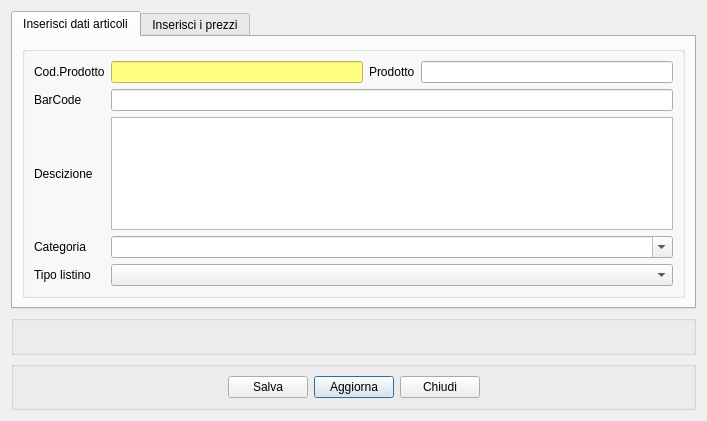
<?xml version="1.0" encoding="UTF-8"?>
<ui version="4.0">
 <class>fattura_rg_art</class>
 <widget class="QDialog" name="fattura_rg_art">
  <property name="geometry">
   <rect>
    <x>0</x>
    <y>0</y>
    <width>707</width>
    <height>411</height>
   </rect>
  </property>
  <property name="sizePolicy">
   <sizepolicy hsizetype="Preferred" vsizetype="Preferred">
    <horstretch>0</horstretch>
    <verstretch>0</verstretch>
   </sizepolicy>
  </property>
  <property name="maximumSize">
   <size>
    <width>16777215</width>
    <height>453</height>
   </size>
  </property>
  <property name="windowTitle">
   <string>Dialog</string>
  </property>
  <layout class="QGridLayout" name="gridLayout_3">
   <item row="0" column="0">
    <widget class="QTabWidget" name="tabWidget">
     <property name="currentIndex">
      <number>0</number>
     </property>
     <widget class="QWidget" name="tab">
      <attribute name="title">
       <string>Inserisci dati articoli</string>
      </attribute>
      <layout class="QGridLayout" name="gridLayout_4">
       <item row="0" column="0">
        <widget class="QGroupBox" name="groupBox_3">
         <property name="title">
          <string/>
         </property>
         <layout class="QGridLayout" name="gridLayout_7">
          <item row="0" column="0">
           <widget class="QLabel" name="label">
            <property name="text">
             <string>Cod.Prodotto</string>
            </property>
           </widget>
          </item>
          <item row="0" column="1">
           <widget class="QLineEdit" name="cod_art">
            <property name="sizePolicy">
             <sizepolicy hsizetype="Expanding" vsizetype="Minimum">
              <horstretch>0</horstretch>
              <verstretch>0</verstretch>
             </sizepolicy>
            </property>
            <property name="styleSheet">
             <string notr="true">background-color:rgb(255, 255, 127)</string>
            </property>
           </widget>
          </item>
          <item row="0" column="2">
           <widget class="QLabel" name="label_2">
            <property name="text">
             <string>Prodotto</string>
            </property>
           </widget>
          </item>
          <item row="0" column="3">
           <widget class="QLineEdit" name="art_nom">
            <property name="sizePolicy">
             <sizepolicy hsizetype="Expanding" vsizetype="Minimum">
              <horstretch>0</horstretch>
              <verstretch>0</verstretch>
             </sizepolicy>
            </property>
           </widget>
          </item>
          <item row="1" column="0">
           <widget class="QLabel" name="label_15">
            <property name="text">
             <string>BarCode</string>
            </property>
           </widget>
          </item>
          <item row="1" column="1" colspan="3">
           <widget class="QLineEdit" name="cod_barre"/>
          </item>
          <item row="2" column="0">
           <widget class="QLabel" name="label_3">
            <property name="text">
             <string>Descizione</string>
            </property>
           </widget>
          </item>
          <item row="2" column="1" colspan="3">
           <widget class="QTextEdit" name="descrizione">
            <property name="sizePolicy">
             <sizepolicy hsizetype="Expanding" vsizetype="Preferred">
              <horstretch>0</horstretch>
              <verstretch>10</verstretch>
             </sizepolicy>
            </property>
           </widget>
          </item>
          <item row="3" column="0">
           <widget class="QLabel" name="label_5">
            <property name="text">
             <string>Categoria</string>
            </property>
           </widget>
          </item>
          <item row="3" column="1" colspan="3">
           <widget class="QComboBox" name="categ">
            <property name="editable">
             <bool>true</bool>
            </property>
           </widget>
          </item>
          <item row="4" column="0">
           <widget class="QLabel" name="label_16">
            <property name="text">
             <string>Tipo listino</string>
            </property>
           </widget>
          </item>
          <item row="4" column="1" colspan="3">
           <widget class="QComboBox" name="tipo_listino"/>
          </item>
         </layout>
        </widget>
       </item>
      </layout>
     </widget>
     <widget class="QWidget" name="tab_2">
      <attribute name="title">
       <string>Inserisci i prezzi</string>
      </attribute>
      <layout class="QGridLayout" name="gridLayout_8">
       <item row="0" column="0">
        <widget class="QGroupBox" name="groupBox">
         <property name="sizePolicy">
          <sizepolicy hsizetype="Preferred" vsizetype="Preferred">
           <horstretch>0</horstretch>
           <verstretch>0</verstretch>
          </sizepolicy>
         </property>
         <property name="minimumSize">
          <size>
           <width>442</width>
           <height>250</height>
          </size>
         </property>
         <property name="styleSheet">
          <string notr="true"/>
         </property>
         <property name="flat">
          <bool>false</bool>
         </property>
         <property name="checkable">
          <bool>false</bool>
         </property>
         <layout class="QGridLayout" name="gridLayout_2">
          <item row="7" column="3" colspan="3">
           <widget class="QLabel" name="label_12">
            <property name="text">
             <string>Totale</string>
            </property>
           </widget>
          </item>
          <item row="1" column="3" colspan="3">
           <widget class="QLabel" name="label_13">
            <property name="text">
             <string>Prezzo unitario</string>
            </property>
           </widget>
          </item>
          <item row="8" column="3" colspan="3">
           <widget class="QLabel" name="label_slotto">
            <property name="text">
             <string>Scadenza lotto</string>
            </property>
           </widget>
          </item>
          <item row="6" column="3" colspan="3">
           <widget class="QLabel" name="label_8">
            <property name="text">
             <string>Prezzo con iva</string>
            </property>
           </widget>
          </item>
          <item row="5" column="0">
           <widget class="QLabel" name="label_4">
            <property name="text">
             <string>Iva</string>
            </property>
           </widget>
          </item>
          <item row="5" column="1" colspan="2">
           <widget class="QComboBox" name="comboBox">
            <property name="editable">
             <bool>true</bool>
            </property>
           </widget>
          </item>
          <item row="0" column="0" colspan="9">
           <widget class="Line" name="line">
            <property name="orientation">
             <enum>Qt::Horizontal</enum>
            </property>
           </widget>
          </item>
          <item row="1" column="0">
           <widget class="QLabel" name="label_14">
            <property name="text">
             <string>UM</string>
            </property>
           </widget>
          </item>
          <item row="1" column="1" colspan="2">
           <widget class="QComboBox" name="um">
            <property name="editable">
             <bool>true</bool>
            </property>
           </widget>
          </item>
          <item row="5" column="7">
           <widget class="QLineEdit" name="sconto">
            <property name="sizePolicy">
             <sizepolicy hsizetype="Expanding" vsizetype="Minimum">
              <horstretch>0</horstretch>
              <verstretch>0</verstretch>
             </sizepolicy>
            </property>
           </widget>
          </item>
          <item row="6" column="1" colspan="2">
           <widget class="QLineEdit" name="p_s_iva">
            <property name="sizePolicy">
             <sizepolicy hsizetype="Expanding" vsizetype="Minimum">
              <horstretch>0</horstretch>
              <verstretch>0</verstretch>
             </sizepolicy>
            </property>
           </widget>
          </item>
          <item row="6" column="0">
           <widget class="QLabel" name="label_6">
            <property name="text">
             <string>Prezzo senza iva</string>
            </property>
           </widget>
          </item>
          <item row="6" column="7">
           <widget class="QLineEdit" name="p_c_iva">
            <property name="sizePolicy">
             <sizepolicy hsizetype="Expanding" vsizetype="Minimum">
              <horstretch>0</horstretch>
              <verstretch>0</verstretch>
             </sizepolicy>
            </property>
           </widget>
          </item>
          <item row="7" column="1" colspan="2">
           <widget class="QLineEdit" name="quant">
            <property name="sizePolicy">
             <sizepolicy hsizetype="Expanding" vsizetype="Minimum">
              <horstretch>0</horstretch>
              <verstretch>0</verstretch>
             </sizepolicy>
            </property>
           </widget>
          </item>
          <item row="7" column="0">
           <widget class="QLabel" name="label_7">
            <property name="text">
             <string>Quantità</string>
            </property>
           </widget>
          </item>
          <item row="7" column="7">
           <widget class="QLineEdit" name="totale">
            <property name="sizePolicy">
             <sizepolicy hsizetype="Expanding" vsizetype="Minimum">
              <horstretch>0</horstretch>
              <verstretch>0</verstretch>
             </sizepolicy>
            </property>
           </widget>
          </item>
          <item row="1" column="7">
           <widget class="QLineEdit" name="prezzo_unitario"/>
          </item>
          <item row="9" column="1">
           <spacer name="verticalSpacer">
            <property name="orientation">
             <enum>Qt::Vertical</enum>
            </property>
            <property name="sizeHint" stdset="0">
             <size>
              <width>20</width>
              <height>40</height>
             </size>
            </property>
           </spacer>
          </item>
          <item row="8" column="0">
           <widget class="QLabel" name="label_nlotto">
            <property name="text">
             <string>Numero lotto</string>
            </property>
           </widget>
          </item>
          <item row="8" column="1" colspan="2">
           <widget class="QLineEdit" name="numero_lotto"/>
          </item>
          <item row="8" column="7">
           <widget class="QLineEdit" name="data_lotto"/>
          </item>
          <item row="5" column="4" colspan="3">
           <widget class="QLabel" name="label_10">
            <property name="text">
             <string>Sconto</string>
            </property>
           </widget>
          </item>
          <item row="5" column="8">
           <widget class="QLabel" name="label_11">
            <property name="font">
             <font>
              <family>Helvetica</family>
              <pointsize>14</pointsize>
              <weight>75</weight>
              <bold>true</bold>
             </font>
            </property>
            <property name="text">
             <string>%</string>
            </property>
           </widget>
          </item>
          <item row="5" column="3">
           <widget class="QLabel" name="label_9">
            <property name="font">
             <font>
              <family>Helvetica</family>
              <pointsize>14</pointsize>
              <weight>75</weight>
              <bold>true</bold>
             </font>
            </property>
            <property name="text">
             <string>%</string>
            </property>
           </widget>
          </item>
         </layout>
        </widget>
       </item>
      </layout>
     </widget>
    </widget>
   </item>
   <item row="1" column="0">
    <widget class="QGroupBox" name="groupBox_4">
     <property name="minimumSize">
      <size>
       <width>0</width>
       <height>40</height>
      </size>
     </property>
     <property name="maximumSize">
      <size>
       <width>16777215</width>
       <height>40</height>
      </size>
     </property>
     <property name="sizeIncrement">
      <size>
       <width>0</width>
       <height>40</height>
      </size>
     </property>
     <property name="baseSize">
      <size>
       <width>0</width>
       <height>40</height>
      </size>
     </property>
     <property name="title">
      <string/>
     </property>
     <layout class="QGridLayout" name="gridLayout_6">
      <item row="0" column="0">
       <layout class="QGridLayout" name="gridLayout_5">
        <item row="0" column="0">
         <widget class="QLabel" name="testo_show">
          <property name="text">
           <string/>
          </property>
         </widget>
        </item>
       </layout>
      </item>
     </layout>
    </widget>
   </item>
   <item row="2" column="0">
    <widget class="QGroupBox" name="groupBox_2">
     <property name="title">
      <string/>
     </property>
     <layout class="QGridLayout" name="gridLayout">
      <item row="3" column="2">
       <widget class="QPushButton" name="aggiorna">
        <property name="text">
         <string>Aggiorna</string>
        </property>
        <property name="icon">
         <iconset resource="../fabaria.qrc">
          <normaloff>:/images/view-refresh.png</normaloff>:/images/view-refresh.png</iconset>
        </property>
       </widget>
      </item>
      <item row="3" column="1">
       <widget class="QPushButton" name="agg_art">
        <property name="toolTip">
         <string>Salva</string>
        </property>
        <property name="text">
         <string>Salva</string>
        </property>
        <property name="icon">
         <iconset resource="../fabaria.qrc">
          <normaloff>:/images/document-save.png</normaloff>:/images/document-save.png</iconset>
        </property>
       </widget>
      </item>
      <item row="3" column="0">
       <spacer name="horizontalSpacer">
        <property name="orientation">
         <enum>Qt::Horizontal</enum>
        </property>
        <property name="sizeHint" stdset="0">
         <size>
          <width>40</width>
          <height>20</height>
         </size>
        </property>
       </spacer>
      </item>
      <item row="3" column="3">
       <widget class="QPushButton" name="exit_art">
        <property name="toolTip">
         <string>Esci</string>
        </property>
        <property name="text">
         <string>Chiudi</string>
        </property>
        <property name="icon">
         <iconset resource="../../backup_restore_db/images.qrc">
          <normaloff>:/images/dialog-close.png</normaloff>:/images/dialog-close.png</iconset>
        </property>
       </widget>
      </item>
      <item row="3" column="4">
       <spacer name="horizontalSpacer_2">
        <property name="orientation">
         <enum>Qt::Horizontal</enum>
        </property>
        <property name="sizeHint" stdset="0">
         <size>
          <width>40</width>
          <height>20</height>
         </size>
        </property>
       </spacer>
      </item>
     </layout>
    </widget>
   </item>
  </layout>
 </widget>
 <tabstops>
  <tabstop>cod_art</tabstop>
  <tabstop>art_nom</tabstop>
  <tabstop>cod_barre</tabstop>
  <tabstop>descrizione</tabstop>
  <tabstop>categ</tabstop>
  <tabstop>tipo_listino</tabstop>
  <tabstop>um</tabstop>
  <tabstop>prezzo_unitario</tabstop>
  <tabstop>comboBox</tabstop>
  <tabstop>sconto</tabstop>
  <tabstop>p_s_iva</tabstop>
  <tabstop>p_c_iva</tabstop>
  <tabstop>quant</tabstop>
  <tabstop>totale</tabstop>
  <tabstop>numero_lotto</tabstop>
  <tabstop>data_lotto</tabstop>
  <tabstop>agg_art</tabstop>
  <tabstop>aggiorna</tabstop>
  <tabstop>exit_art</tabstop>
  <tabstop>tabWidget</tabstop>
 </tabstops>
 <resources>
  <include location="../../backup_restore_db/images.qrc"/>
  <include location="../fabaria.qrc"/>
 </resources>
 <connections/>
</ui>
